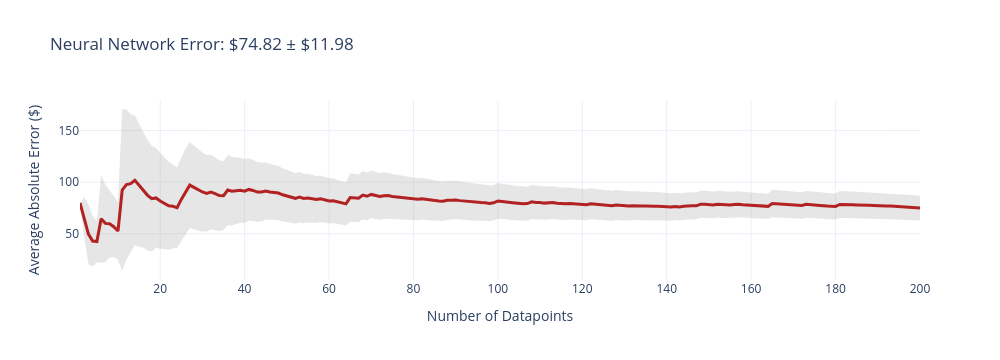
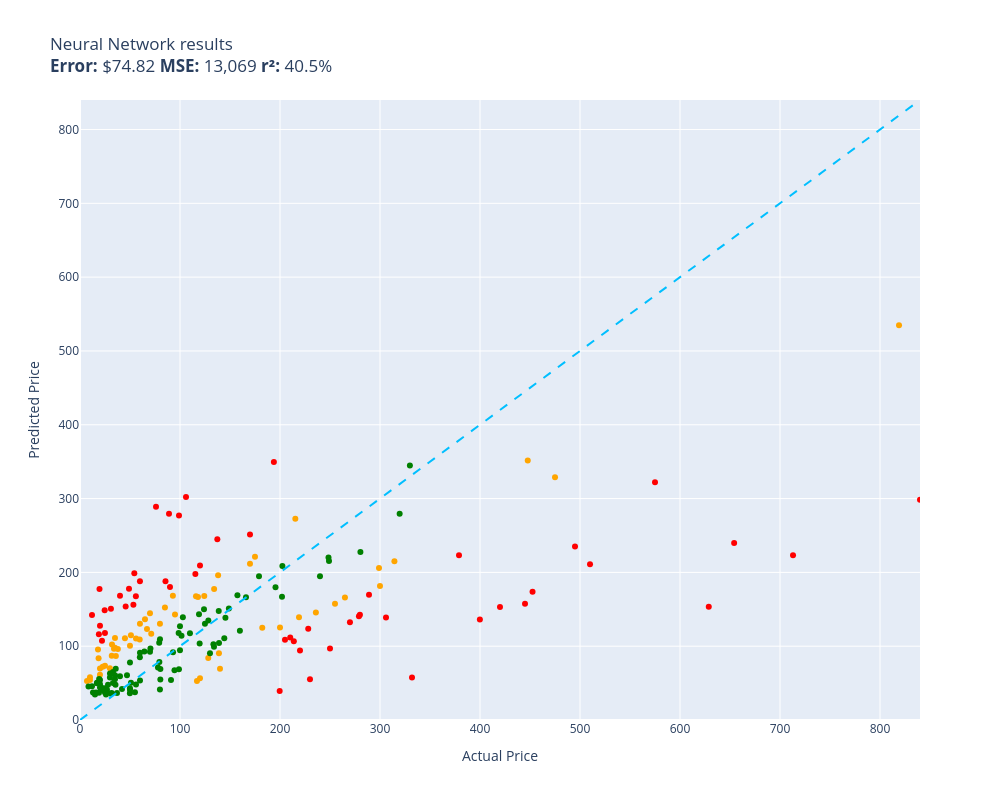

The notebook cell these images were saved under, in order:
### Code cell
evaluate(neural_network, test)

### Figure 1 — Plotly figure (JSON) as saved in the notebook; plotly's stock layout.template omitted (floating-point values rounded to 4 significant figures; data arrays with more than 128 entries replaced by an {"elided": "..."} marker saying what was removed)
{"data": [{"fill": "toself", "fillcolor": "rgba(128,128,128,0.2)", "hoverinfo": "skip", "line": {"color": "rgba(255,255,255,0)"}, "name": "95% CI", "showlegend": false, "type": "scatter", "x": {"elided": "400 int values"}, "y": {"elided": "400 float values"}}, {"customdata": {"elided": "200x1 float values"}, "hovertemplate": "n=%{x}<br>Avg Error=$%{y:,.2f}<br>±95% CI=$%{customdata[0]:,.2f}<extra></extra>", "line": {"color": "firebrick", "width": 3}, "mode": "lines", "name": "Cumulative Avg Error", "type": "scatter", "x": {"elided": "200 int values"}, "y": {"elided": "200 float values"}}], "layout": {"height": 360, "showlegend": false, "title": {"text": "Neural Network Error: $74.82 ± $11.98"}, "width": 1000, "xaxis": {"title": {"text": "Number of Datapoints"}}, "yaxis": {"title": {"text": "Average Absolute Error ($)"}}}}

### Figure 2 — Plotly figure (JSON) as saved in the notebook; plotly's stock layout.template omitted (floating-point values rounded to 4 significant figures)
{"data": [{"customdata": [["Old Blood Noise Excess V2 Distortion Cho...\nGuess=$139.15 Actual=$219.00"], ["telpo Headlight Assembly Fit For 15 Camr...\nGuess=$167.73 Actual=$115.99"], ["Stand for Raven Pro Document Scanner - P...\nGuess=$70.18 Actual=$29.85"], ["ACDelco GM Original Equipment FW339 Fron...\nGuess=$272.63 Actual=$215.33"], ["HK SYSTEMS 13\" Heavy Duty Black \"Push\" O...\nGuess=$152.55 Actual=$84.95"], ["SKB iSeries 3i-13096-6KP Case for BlackM...\nGuess=$221.14 Actual=$174.99"], ["10GBase-LR SFP+ Transceiver, Handar 10GB...\nGuess=$69.82 Actual=$19.99"], ["Canon EOS Rebel T7 Digital SLR Camera wi...\nGuess=$534.91 Actual=$819.00"], ["Evergreen HSHB2005 Cylinder Head Gasket ...\nGuess=$109.22 Actual=$59.69"], ["Southwire 120V/15A Right Angle User Atta...\nGuess=$96.25 Actual=$37.87"], ["15\" Locking Shower Head Extension Arm in...\nGuess=$130.38 Actual=$79.95"], ["Tidal Front + Rear Fender Flares 4PC Poc...\nGuess=$157.61 Actual=$254.99"], ["DALDED LED Light Kit for Lego Sonic Gree...\nGuess=$73.44 Actual=$24.99"], ["152MM Hole Saws M42 Bi-Metal High Speed ...\nGuess=$95.42 Actual=$17.99"], ["Baseball Backpacks Large 18 Inch Bookbag...\nGuess=$87.11 Actual=$31.77"], ["KOHLER 18865-CP Filtered Water Faucet, P...\nGuess=$328.77 Actual=$475.00"], ["Diversitech WG840585 Motor, (Ddb) 1/3Hp,...\nGuess=$177.38 Actual=$134.12"], ["Retevis RT68 Soft Earhook Walkie Talkie ...\nGuess=$52.70 Actual=$6.99"], ["Sumerain S1339CM Double Handle Widesprea...\nGuess=$145.56 Actual=$235.86"], ["Beck/Arnley 0421945 Air Filter\nGuess=$86.71 Actual=$35.87"], ["Dell Optiplex 390 Desktop Computer i3 3....\nGuess=$168.04 Actual=$124.27"], ["IQShield Screen Protector Compatible wit...\nGuess=$54.24 Actual=$9.95"], ["Neporal Full Spectrum Light Bulb, 6000K ...\nGuess=$83.51 Actual=$18.59"], ["Pidoko Kids Train Table, Grey with 90 Pc...\nGuess=$56.48 Actual=$119.97"], ["LEGO Marvel Avengers War Machine Buster ...\nGuess=$130.25 Actual=$59.95"], ["ANZO USA 111207 GMC SIERRA 99-06 / YUKON...\nGuess=$124.96 Actual=$182.28"], ["Trim Kit for 2-handle Shower & Tub Valve...\nGuess=$142.96 Actual=$94.99"], ["LSSAGOON Backpack for Women Teen Kids Gi...\nGuess=$96.48 Actual=$33.99"], ["4pc Wheel Spacers Adapters 4\" (2inch Per...\nGuess=$52.91 Actual=$116.95"], ["LSI Broadcom SAS 9300-8i 8-port 12Gb/s S...\nGuess=$166.77 Actual=$118.00"], ["Mikrotik RB3011UIAS-RM RouterBOARD 10xGi...\nGuess=$206.08 Actual=$299.00"], ["AC Compressor & A/C Kit For BMW 335i 335...\nGuess=$215.17 Actual=$314.41"], ["Chalkboard Name Badges with Magnetic Bac...\nGuess=$61.41 Actual=$19.95"], ["Linkloos Solar Street Lights Outdoor Wat...\nGuess=$110.58 Actual=$55.99"], ["Universal Power Group 12V 100Ah Sealed L...\nGuess=$125.25 Actual=$199.99"], ["New Replacement seat cover fits Yamaha M...\nGuess=$90.38 Actual=$138.95"], ["Amana Tool - SC587 Carbide Tipped 3-Wing...\nGuess=$116.98 Actual=$71.23"], ["UPR Mach 1 Chin Spoiler Fits 94-98 Musta...\nGuess=$136.46 Actual=$64.99"], ["Skullcandy Hesh Evo Bluetooth Headphones...\nGuess=$144.56 Actual=$69.99"], ["ROHL WSGUM3018WH Wire Sink Grids, White\nGuess=$84.04 Actual=$128.28"], ["ASUS VY279HE-W 27” 1080P Monitor - White...\nGuess=$195.99 Actual=$138.10"], ["CTLAMP XL-2100 Professional Quality XL-2...\nGuess=$102.17 Actual=$32.00"], ["200 ' feet True 14 Gauge AWG CCA Speaker...\nGuess=$110.75 Actual=$44.95"], ["APS iBoard (304 Stainless Steel Polished...\nGuess=$165.83 Actual=$264.95"], ["StonKraft Brass Chess Board Game Set wit...\nGuess=$69.53 Actual=$140.00"], ["Steering Wheel, Carbon Fiber Automotive ...\nGuess=$351.65 Actual=$447.74"], ["Replacement Remote Control fit for Sony ...\nGuess=$57.81 Actual=$9.99"], ["Star Wars Die-Cast Metal TITANIUM Series...\nGuess=$72.15 Actual=$22.70"], ["Blanco 230966 Valea Stainless Steel Sink...\nGuess=$168.47 Actual=$92.88"], ["HP Laserjet 2100 Laser Printer W/Test Pr...\nGuess=$181.70 Actual=$299.98"], ["Viola Bow 4/4 Full Size Carbon Fiber (Bl...\nGuess=$100.72 Actual=$49.99"], ["KZ ZS10 Pro in Ear Monitor Headphone KZ ...\nGuess=$123.21 Actual=$66.99"], ["Jada Toys Ryan's World Combo Panda Airli...\nGuess=$97.98 Actual=$34.94"], ["Pyle 2x120 Watt Home Audio Speaker Power...\nGuess=$114.79 Actual=$50.92"], ["STICKGOO Peel and Stick Backsplash for K...\nGuess=$111.18 Actual=$34.99"], ["Xiaomi Redmi 10 2022 NFC 4G LTE (128GB +...\nGuess=$211.79 Actual=$169.99"]], "hovertemplate": "%{customdata[0]}<extra></extra>", "legendgroup": "orange", "marker": {"color": "orange", "size": 6, "symbol": "circle"}, "mode": "markers", "name": "orange", "orientation": "v", "showlegend": true, "type": "scatter", "x": [219.0, 116.0, 29.85, 215.3, 84.95, 175.0, 19.99, 819.0, 59.69, 37.87, 79.95, 255.0, 24.99, 17.99, 31.77, 475.0, 134.1, 6.99, 235.9, 35.87, 124.3, 9.95, 18.59, 120.0, 59.95, 182.3, 94.99, 33.99, 117.0, 118.0, 299.0, 314.4, 19.95, 55.99, 200.0, 138.9, 71.23, 64.99, 69.99, 128.3, 138.1, 32.0, 44.95, 264.9, 140.0, 447.7, 9.99, 22.7, 92.88, 300.0, 49.99, 66.99, 34.94, 50.92, 34.99, 170.0], "xaxis": "x", "y": [139.1, 167.7, 70.18, 272.6, 152.5, 221.1, 69.82, 534.9, 109.2, 96.25, 130.4, 157.6, 73.44, 95.42, 87.11, 328.8, 177.4, 52.7, 145.6, 86.71, 168.0, 54.24, 83.51, 56.48, 130.2, 125.0, 143.0, 96.48, 52.91, 166.8, 206.1, 215.2, 61.41, 110.6, 125.3, 90.38, 117.0, 136.5, 144.6, 84.04, 196.0, 102.2, 110.7, 165.8, 69.53, 351.6, 57.81, 72.15, 168.5, 181.7, 100.7, 123.2, 97.98, 114.8, 111.2, 211.8], "yaxis": "y"}, {"customdata": [["NewPower99 Battery Kit for Samsung Galax...\nGuess=$37.68 Actual=$54.95"], ["EXMAX NG-10X Fresnel Lens Focusing Adapt...\nGuess=$92.61 Actual=$69.98"], ["SuppliesOutlet Compatible Toner Cartridg...\nGuess=$110.72 Actual=$144.29"], ["8544771 Dryer Heating Element, 279816 Th...\nGuess=$69.38 Actual=$35.74"], ["Pump Head TBVECHI 175PSI 4KW 5.5HP 21CFM...\nGuess=$344.82 Actual=$329.90"], ["Panasonic KX-TG6511B DECT 6.0 PLUS Expan...\nGuess=$104.56 Actual=$79.20"], ["LOVE MEI Galaxy S10 Lite Case, Military ...\nGuess=$64.97 Actual=$32.98"], ["GJY Portable TV,10.6 inch Mini TV for AT...\nGuess=$78.71 Actual=$79.36"], ["LD Products Compatible Toner Cartridge R...\nGuess=$77.93 Actual=$49.98"], ["PEMP E65 E66 CDC Simulate Optical Fiber ...\nGuess=$143.28 Actual=$119.00"], ["Intermatic PX300 12V 300W Transformer wi...\nGuess=$99.27 Actual=$134.00"], ["CORSAIR Dominator Platinum RGB 32GB (2x1...\nGuess=$150.11 Actual=$124.00"], ["June Garden 12\" Sweet Dolly Charlotte - ...\nGuess=$54.28 Actual=$19.99"], ["Aolemi Oil Rubbed Bronze Single Function...\nGuess=$118.04 Actual=$98.65"], ["Clementoni 39132.5 Jigsaw Puzzle 1,000 P...\nGuess=$41.33 Actual=$79.95"], ["GanFindX Portable Car Hand Controls for ...\nGuess=$120.90 Actual=$159.90"], ["KOMPUTERBAY 4GB 2X 2GB DDR2 1066MHz PC2-...\nGuess=$54.86 Actual=$80.34"], ["Mylites+ Standard Comic Book Mylar Sleev...\nGuess=$60.61 Actual=$34.99"], ["Wenger City Upgrade Laptop Backpack with...\nGuess=$138.53 Actual=$145.42"], ["AUTOFREE LED Tail Lights Assembly Compat...\nGuess=$167.07 Actual=$201.99"], ["Adams Check Payment and Deposit Register...\nGuess=$47.60 Actual=$35.49"], ["3D Tree Hole Branches 075 Stair Risers D...\nGuess=$90.33 Actual=$129.99"], ["Fjallraven, Kanken Laptop 15\" Backpack f...\nGuess=$103.61 Actual=$119.65"], ["Evan-Fischer Front Bumper Cover Compatib...\nGuess=$208.79 Actual=$202.38"], ["Laisomeke Waterproof Junction Box, Unive...\nGuess=$45.77 Actual=$11.99"], ["Webcem Solar Shed Light Outdoor Indoor, ...\nGuess=$71.12 Actual=$77.96"], ["Festool 492370 Platin 2 S1000 Grit 6-Inc...\nGuess=$54.05 Actual=$91.00"], ["Western Digital Enterprise RE4-GP 2TB SA...\nGuess=$117.64 Actual=$109.95"], ["VLAND LED Smoked Taillights Compatible F...\nGuess=$194.71 Actual=$239.99"], ["PM Auto Front Right Quick Complete Strut...\nGuess=$130.52 Actual=$124.94"], ["Tablet PC Cover Compatible with Lenovo T...\nGuess=$36.57 Actual=$31.61"], ["Miyaya@ Funny Animal Masks Collection fo...\nGuess=$50.42 Actual=$16.99"], ["Ultra Duster Canned Air Net 10 Oz 6-Pack\nGuess=$36.23 Actual=$49.90"], ["Liberty Imports 12 Pack: US Military Toy...\nGuess=$49.94 Actual=$16.98"], ["Ceramic Talavera Mexican Tile 4x4\", 9 Pi...\nGuess=$57.59 Actual=$29.95"], ["Marvel Legends Series X-Men 6-Inch Archa...\nGuess=$68.72 Actual=$98.95"], ["Intrepid International Dressage Letters-...\nGuess=$40.87 Actual=$26.99"], ["KUNN Small Electrician Tool Pouch Utilit...\nGuess=$43.27 Actual=$21.99"], ["iPhone 12/12 Pro Nicaragua Guardabarranc...\nGuess=$48.44 Actual=$19.97"], ["Replacement Remote Control for PANASONIC...\nGuess=$55.17 Actual=$34.95"], ["KS K-STORM Replacement Silicone Mushroom...\nGuess=$45.25 Actual=$8.50"], ["Grey Pneumatic 1311SD Impact Socket Set\nGuess=$169.03 Actual=$157.43"], ["4LT LUMINETTE Vanity Opal GLS BSN\nGuess=$127.17 Actual=$99.99"], ["GE RPWF SmartWater Comparable Refrigerat...\nGuess=$36.55 Actual=$36.99"], ["Urth 62mm UV, Circular Polarizing (CPL),...\nGuess=$104.22 Actual=$139.00"], ["MGP Caliper Covers 39011SACURD Red Powde...\nGuess=$215.46 Actual=$249.00"], ["NewFantasia Replacement Audio Cable with...\nGuess=$35.71 Actual=$31.00"], ["MONOCARBON Forged Carbon Fiber Case for ...\nGuess=$53.57 Actual=$59.99"], ["DuraGo 29515020 Front Hub Assembly\nGuess=$134.75 Actual=$128.34"], ["MXR Carbon Copy Deluxe Analog Delay Guit...\nGuess=$179.76 Actual=$195.50"], ["GENUINE VOLVO THERMOSTAT (3.0, 3.2) S60 ...\nGuess=$139.27 Actual=$102.85"], ["USB Charger, CIVIE High Speed 60W Multip...\nGuess=$37.29 Actual=$15.99"], ["Pyle Wireless Rear View Backup Camera - ...\nGuess=$97.03 Actual=$70.45"], ["Cardone 84-58642 New HEI Electronic Dist...\nGuess=$166.19 Actual=$165.99"], ["Hp Pavilion P7-1257c Motherboard Aahd3-h...\nGuess=$85.04 Actual=$59.86"], ["Kastar Battery Pack Replacement for Sony...\nGuess=$44.16 Actual=$19.99"], ["18 Inch White Undermount Kitchen Sink - ...\nGuess=$194.71 Actual=$179.00"], ["AZX Stylus Pencil for Apple iPad Pro 202...\nGuess=$63.16 Actual=$29.99"], ["Raspberry Pi 3 Model B+ Aluminum Case Me...\nGuess=$34.65 Actual=$14.99"], ["LCD Screen for Dell Inspiron 17R 17.3\" H...\nGuess=$92.94 Actual=$64.37"], ["Diversitech UC2436-3 Ultralite Condenser...\nGuess=$69.05 Actual=$80.39"], ["200 Couples Conversation Cards - Enjoy B...\nGuess=$50.16 Actual=$32.97"], ["The Puppet Company - Carpet-Unicorn, Whi...\nGuess=$37.01 Actual=$19.00"], ["KYX Racing Hardened Steel Center Drive S...\nGuess=$60.61 Actual=$46.99"], ["Baumgartens Sicurix Blank PVC ID Cards (...\nGuess=$55.66 Actual=$19.11"], ["OEM Samsung Remote Control Shipped with ...\nGuess=$48.12 Actual=$56.00"], ["Venom Power Terra Hunter R/T+ R/T All-Te...\nGuess=$279.39 Actual=$319.65"], ["Custom Engagement Logo Desk Embosser Sea...\nGuess=$43.06 Actual=$49.95"], ["520 Pieces Christmas Envelope Seal Stick...\nGuess=$34.61 Actual=$25.99"], ["LD Compatible Ink Cartridge Replacement ...\nGuess=$41.94 Actual=$41.99"], ["BestPricedDecals Wine A BIT, You'll Feel...\nGuess=$37.32 Actual=$12.98"], ["VATOS 4 Packs Bubble Machine Gun for Kid...\nGuess=$40.89 Actual=$22.88"], ["BXYJY for Samsung Galaxy Z Fold 3 Case w...\nGuess=$41.07 Actual=$49.99"], ["VONADO Space Wars Colonial Viper MK1 Bui...\nGuess=$59.37 Actual=$39.99"], ["Disney Princess Sparkling Princess Sleep...\nGuess=$37.31 Actual=$24.95"], ["sabermaster TCG Playmat yugioh playmat T...\nGuess=$41.71 Actual=$21.99"], ["DuraGo BR5330 Front Vented Disc Brake Ro...\nGuess=$114.05 Actual=$101.51"], ["Vinyl Soft Top Roll-up Adjustable Truck ...\nGuess=$151.15 Actual=$148.88"], ["Glovion Music Stand Light, Clip On Piano...\nGuess=$47.83 Actual=$27.99"], ["Samsung DA97-07603B Freezer Ice Maker As...\nGuess=$91.75 Actual=$93.02"], ["Intex River Run Connect Lounge (Four)\nGuess=$67.54 Actual=$94.49"], ["Think Gizmos Build Your Own Robot Toys f...\nGuess=$43.02 Actual=$24.95"], ["PowerSport Front Rear Brakes and Rotors ...\nGuess=$220.15 Actual=$248.51"], ["Targus CityGear Durable Backpack, Black,...\nGuess=$102.48 Actual=$133.43"], ["Fender Hendrix Voodoo Child Coiled Instr...\nGuess=$91.25 Actual=$59.99"], ["W11130208 W10695459 Refrigerator LED Mod...\nGuess=$37.57 Actual=$26.59"], ["Garmin 010-12402-10 GT15M-TM Transom-Mou...\nGuess=$147.71 Actual=$138.74"], ["Fitness Center Gym Room Weight Train Dua...\nGuess=$94.40 Actual=$99.99"], ["MonMount Triple Monitor Stand Freestandi...\nGuess=$109.33 Actual=$79.99"], ["For Volvo C70 S70 V70 V40 S40 AC Compres...\nGuess=$227.45 Actual=$280.41"], ["Refresh NSF-53 Premium Replacement Refri...\nGuess=$50.40 Actual=$50.99"], ["NICKSTON Red Sparkling Glitter Slim Band...\nGuess=$41.52 Actual=$25.99"]], "hovertemplate": "%{customdata[0]}<extra></extra>", "legendgroup": "green", "marker": {"color": "green", "size": 6, "symbol": "circle"}, "mode": "markers", "name": "green", "orientation": "v", "showlegend": true, "type": "scatter", "x": [54.95, 69.98, 144.3, 35.74, 329.9, 79.2, 32.98, 79.36, 49.98, 119.0, 134.0, 124.0, 19.99, 98.65, 79.95, 159.9, 80.34, 34.99, 145.4, 202.0, 35.49, 130.0, 119.7, 202.4, 11.99, 77.96, 91.0, 110.0, 240.0, 124.9, 31.61, 16.99, 49.9, 16.98, 29.95, 98.95, 26.99, 21.99, 19.97, 34.95, 8.5, 157.4, 99.99, 36.99, 139.0, 249.0, 31.0, 59.99, 128.3, 195.5, 102.8, 15.99, 70.45, 166.0, 59.86, 19.99, 179.0, 29.99, 14.99, 64.37, 80.39, 32.97, 19.0, 46.99, 19.11, 56.0, 319.6, 49.95, 25.99, 41.99, 12.98, 22.88, 49.99, 39.99, 24.95, 21.99, 101.5, 148.9, 27.99, 93.02, 94.49, 24.95, 248.5, 133.4, 59.99, 26.59, 138.7, 99.99, 79.99, 280.4, 50.99, 25.99], "xaxis": "x", "y": [37.68, 92.61, 110.7, 69.38, 344.8, 104.6, 64.97, 78.71, 77.93, 143.3, 99.27, 150.1, 54.28, 118.0, 41.33, 120.9, 54.86, 60.61, 138.5, 167.1, 47.6, 90.33, 103.6, 208.8, 45.77, 71.12, 54.05, 117.6, 194.7, 130.5, 36.57, 50.42, 36.23, 49.94, 57.59, 68.72, 40.87, 43.27, 48.44, 55.17, 45.25, 169.0, 127.2, 36.55, 104.2, 215.5, 35.71, 53.57, 134.7, 179.8, 139.3, 37.29, 97.03, 166.2, 85.04, 44.16, 194.7, 63.16, 34.65, 92.94, 69.05, 50.16, 37.01, 60.61, 55.66, 48.12, 279.4, 43.06, 34.61, 41.94, 37.32, 40.89, 41.07, 59.37, 37.31, 41.71, 114.0, 151.2, 47.83, 91.75, 67.54, 43.02, 220.2, 102.5, 91.25, 37.57, 147.7, 94.4, 109.3, 227.4, 50.4, 41.52], "yaxis": "y"}, {"customdata": [["RBC12-UPC Replacement Battery Cartridge ...\nGuess=$55.26 Actual=$229.99"], ["Bam France 2002XL Contoured Hightech Bla...\nGuess=$223.28 Actual=$713.00"], ["Metabo HPT 36V MultiVolt™ Cordless Rotar...\nGuess=$223.07 Actual=$379.00"], ["46mm Digital Pro High-Resolution Close-U...\nGuess=$127.80 Actual=$19.99"], ["Innovative Percussion CB-6 Chamois Bass ...\nGuess=$198.90 Actual=$54.32"], ["APS iBoard 6-inch Aluminum (Black Powder...\nGuess=$111.71 Actual=$210.23"], ["Bam Trekking 3027SB Single Black Clarine...\nGuess=$57.57 Actual=$332.00"], ["DEWALT 20V MAX* XR Impact Driver with Bl...\nGuess=$173.66 Actual=$452.53"], ["Mini PC, Kinupute Desktop Computer E3-12...\nGuess=$235.16 Actual=$495.00"], ["Deco Mount Pro Tripod Microphone Stand w...\nGuess=$188.02 Actual=$59.95"], ["Scranton & Co 3 Drawer Mobile File Cabin...\nGuess=$197.69 Actual=$115.35"], ["Task T24287 Roman Ogee Router Bit with 1...\nGuess=$167.61 Actual=$55.88"], ["Travelpro Platinum Elite Slim Business L...\nGuess=$106.78 Actual=$213.83"], ["JRready ST6313 DT Deutsch Connector Kit,...\nGuess=$39.19 Actual=$199.68"], ["Dakota Alert MURS Alert Probe Sensor - M...\nGuess=$94.26 Actual=$219.99"], ["Projector, CRAZVIEW Projector with WiFi ...\nGuess=$156.07 Actual=$53.40"], ["MC: Pindicator (Dual Intensity Amber)\nGuess=$168.50 Actual=$40.00"], ["Poison Spyder 10-08-020 Rocker Knocker\nGuess=$153.36 Actual=$628.76"], ["DIMARZIO 204284 DP 163FBK Blues Bucker G...\nGuess=$180.30 Actual=$89.99"], ["Lighted Triangle Mirror Cabinet Bathroom...\nGuess=$157.47 Actual=$445.00"], ["BESTILL Wall Mounted Shower Faucet Set, ...\nGuess=$289.00 Actual=$76.00"], ["Trail Gear Twin Stick Kit for Top Shift ...\nGuess=$142.46 Actual=$279.92"], ["Engine Thermostat, Replace 19301-PAA-306...\nGuess=$116.23 Actual=$18.89"], ["Satco S9596, 4 Count (Pack of 1), 4.18\nGuess=$142.14 Actual=$12.00"], ["Kingston Brass KS269SN Kingston Clawfoot...\nGuess=$138.93 Actual=$305.99"], ["EMART Photography C Stand with Boom Arm,...\nGuess=$209.17 Actual=$119.99"], ["KOHLER K-1185540-CP Assembly-Slider\nGuess=$153.79 Actual=$45.67"], ["Pioneer 2AM401-BN Two Handle Kitchen Fau...\nGuess=$123.74 Actual=$228.22"], ["Aeromotive 13304 Regulator, X1 Adjustabl...\nGuess=$132.32 Actual=$269.95"], ["Walker Exhaust Ultra EPA 16478 Direct Fi...\nGuess=$322.07 Actual=$574.99"], ["Royal Designs, Inc. Decorative Abundant ...\nGuess=$117.89 Actual=$24.95"], ["Canon Sure Shot 90u 35mm Date Camera\nGuess=$136.24 Actual=$399.89"], ["Wilkinson LOW GAUSS Vintage Tone Strat S...\nGuess=$150.69 Actual=$30.93"], ["Ibanez M510OVS Acoustic Mandolin in Vint...\nGuess=$251.34 Actual=$169.99"], ["Berta (6 Pieces) 1-1/4 inch Overlay, 90 ...\nGuess=$148.69 Actual=$24.66"], ["CradlePoint Compact Broadband Router (CB...\nGuess=$279.32 Actual=$89.00"], ["Auertech Portable Washing Machine, 14lbs...\nGuess=$277.03 Actual=$98.99"], ["Evan Fischer Radiator Cooling Fan Assemb...\nGuess=$244.85 Actual=$137.34"], ["ECCPP Power Steering Pump for 2009-2010 ...\nGuess=$187.83 Actual=$85.48"], ["SP Air Corporation SP-8102BU 1/4-Inch He...\nGuess=$108.68 Actual=$204.99"], ["Music Hall pa15.3 MM/MC Phono Preamplifi...\nGuess=$96.76 Actual=$250.00"], ["Lorell Bell Chair Glide, 2.5\", Black\nGuess=$177.44 Actual=$19.50"], ["4 Inches Rolled Muffler Tip Catback Exha...\nGuess=$349.70 Actual=$193.88"], ["Competition Clutch Disc and Pressure Pla...\nGuess=$211.08 Actual=$510.00"], ["KUNFINE Android Radio CarPlay & Android ...\nGuess=$302.10 Actual=$106.00"], ["VIPMOTOZ Sequential Turn Signal Premium ...\nGuess=$140.49 Actual=$278.94"], ["A-Premium Front Suspension Steering Knuc...\nGuess=$177.70 Actual=$48.99"], ["Audio Techinca ATW-T1002 System 10 Handh...\nGuess=$169.74 Actual=$289.00"], ["Dell XPS 13 9343-2727SLV 13.3\" Full HD S...\nGuess=$298.46 Actual=$839.99"], ["Pacific Drums PDCM1618TTRB 16 x 18 Inche...\nGuess=$153.17 Actual=$419.99"], ["Empava 24\" Single Wall Ovens 10 Cooking ...\nGuess=$239.83 Actual=$654.14"], ["VTech Strum and Jam Kidi Musical Guitar ...\nGuess=$107.26 Actual=$21.99"]], "hovertemplate": "%{customdata[0]}<extra></extra>", "legendgroup": "red", "marker": {"color": "red", "size": 6, "symbol": "circle"}, "mode": "markers", "name": "red", "orientation": "v", "showlegend": true, "type": "scatter", "x": [230.0, 713.0, 379.0, 19.99, 54.32, 210.2, 332.0, 452.5, 495.0, 59.95, 115.3, 55.88, 213.8, 199.7, 220.0, 53.4, 40.0, 628.8, 89.99, 445.0, 76.0, 279.9, 18.89, 12.0, 306.0, 120.0, 45.67, 228.2, 269.9, 575.0, 24.95, 399.9, 30.93, 170.0, 24.66, 89.0, 98.99, 137.3, 85.48, 205.0, 250.0, 19.5, 193.9, 510.0, 106.0, 278.9, 48.99, 289.0, 840.0, 420.0, 654.1, 21.99], "xaxis": "x", "y": [55.26, 223.3, 223.1, 127.8, 198.9, 111.7, 57.57, 173.7, 235.2, 188.0, 197.7, 167.6, 106.8, 39.19, 94.26, 156.1, 168.5, 153.4, 180.3, 157.5, 289.0, 142.5, 116.2, 142.1, 138.9, 209.2, 153.8, 123.7, 132.3, 322.1, 117.9, 136.2, 150.7, 251.3, 148.7, 279.3, 277.0, 244.8, 187.8, 108.7, 96.76, 177.4, 349.7, 211.1, 302.1, 140.5, 177.7, 169.7, 298.5, 153.2, 239.8, 107.3], "yaxis": "y"}, {"hoverinfo": "skip", "line": {"color": "deepskyblue", "dash": "dash", "width": 2}, "mode": "lines", "name": "y = x", "showlegend": false, "type": "scatter", "x": [0, 840.0], "y": [0, 840.0]}], "layout": {"height": 800, "legend": {"title": {"text": "color"}, "tracegroupgap": 0}, "showlegend": false, "title": {"text": "Neural Network results<br><b>Error:</b> $74.82 <b>MSE:</b> 13,069 <b>r²:</b> 40.5%"}, "width": 1000, "xaxis": {"anchor": "y", "domain": [0, 1], "range": [0, 840.0], "title": {"text": "Actual Price"}}, "yaxis": {"anchor": "x", "domain": [0, 1], "range": [0, 840.0], "title": {"text": "Predicted Price"}}}}
